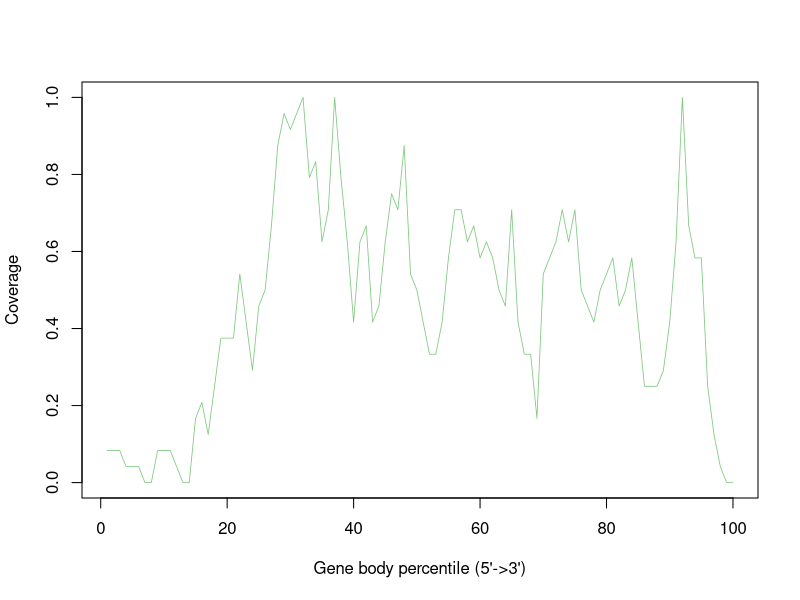

The R source for this figure:
GSM4486050_Aligned.sortedByCoord_sorted.out <- c(0.08333333333333333,0.08333333333333333,0.08333333333333333,0.041666666666666664,0.041666666666666664,0.041666666666666664,0.0,0.0,0.08333333333333333,0.08333333333333333,0.08333333333333333,0.041666666666666664,0.0,0.0,0.16666666666666666,0.20833333333333334,0.125,0.25,0.375,0.375,0.375,0.5416666666666666,0.4166666666666667,0.2916666666666667,0.4583333333333333,0.5,0.6666666666666666,0.875,0.9583333333333334,0.9166666666666666,0.9583333333333334,1.0,0.7916666666666666,0.8333333333333334,0.625,0.7083333333333334,1.0,0.7916666666666666,0.625,0.4166666666666667,0.625,0.6666666666666666,0.4166666666666667,0.4583333333333333,0.625,0.75,0.7083333333333334,0.875,0.5416666666666666,0.5,0.4166666666666667,0.3333333333333333,0.3333333333333333,0.4166666666666667,0.5833333333333334,0.7083333333333334,0.7083333333333334,0.625,0.6666666666666666,0.5833333333333334,0.625,0.5833333333333334,0.5,0.4583333333333333,0.7083333333333334,0.4166666666666667,0.3333333333333333,0.3333333333333333,0.16666666666666666,0.5416666666666666,0.5833333333333334,0.625,0.7083333333333334,0.625,0.7083333333333334,0.5,0.4583333333333333,0.4166666666666667,0.5,0.5416666666666666,0.5833333333333334,0.4583333333333333,0.5,0.5833333333333334,0.4166666666666667,0.25,0.25,0.25,0.2916666666666667,0.4166666666666667,0.625,1.0,0.6666666666666666,0.5833333333333334,0.5833333333333334,0.25,0.125,0.041666666666666664,0.0,0.0)


pdf("GSM4486050.geneBodyCoverage.curves.pdf")
x=1:100
icolor = colorRampPalette(c("#7fc97f","#beaed4","#fdc086","#ffff99","#386cb0","#f0027f"))(1)
plot(x,GSM4486050_Aligned.sortedByCoord_sorted.out,type='l',xlab="Gene body percentile (5'->3')", ylab="Coverage",lwd=0.8,col=icolor[1])
dev.off()
